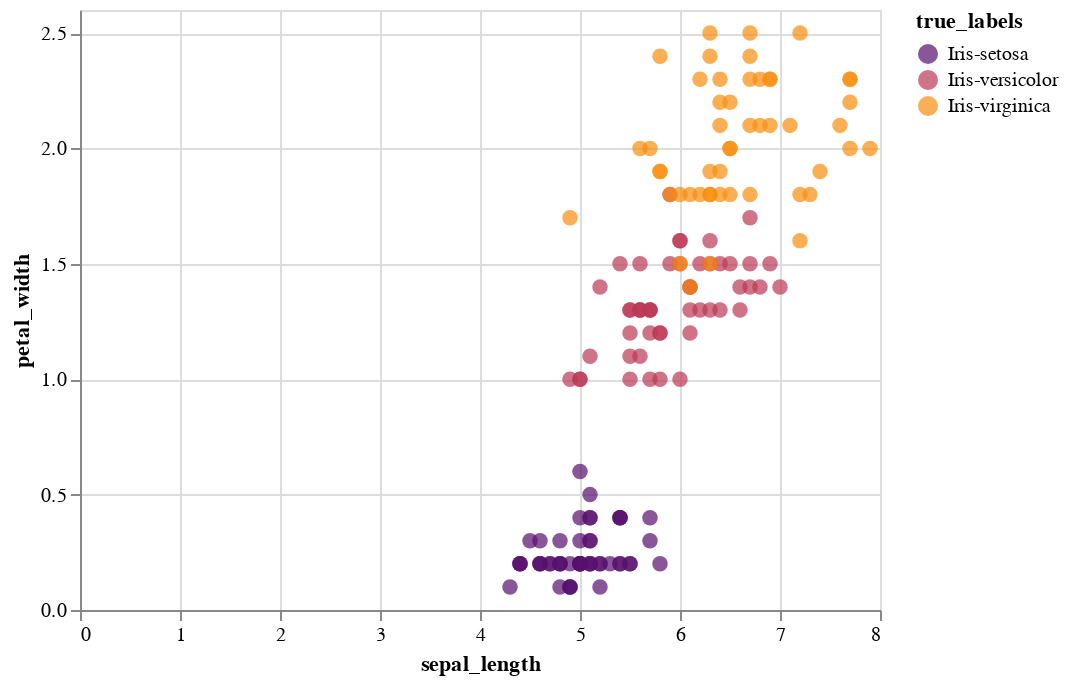

The notebook cell saved with this chart:
### Code cell
# true labels
alt.Chart(iris).mark_circle(size=60).encode(
    x='sepal_length',
    y='petal_width',
    color=alt.Color('true_labels', scale=alt.Scale(scheme='inferno')),
)

### Figure 1 — Vega-Lite specification as saved in the notebook (floating-point values rounded to 4 significant figures; data arrays with more than 128 entries replaced by an {"elided": "..."} marker saying what was removed)
{"config": {"view": {"continuousWidth": 400, "continuousHeight": 300}}, "data": {"name": "data-a45e3a80dcc6c5356dd358471f28b725"}, "mark": {"type": "circle", "size": 60}, "encoding": {"color": {"type": "nominal", "field": "true_labels", "scale": {"scheme": "inferno"}}, "x": {"type": "quantitative", "field": "sepal_length"}, "y": {"type": "quantitative", "field": "petal_width"}}, "$schema": "https://vega.github.io/schema/vega-lite/v4.8.1.json", "datasets": {"data-a45e3a80dcc6c5356dd358471f28b725": {"elided": "150 records"}}}
